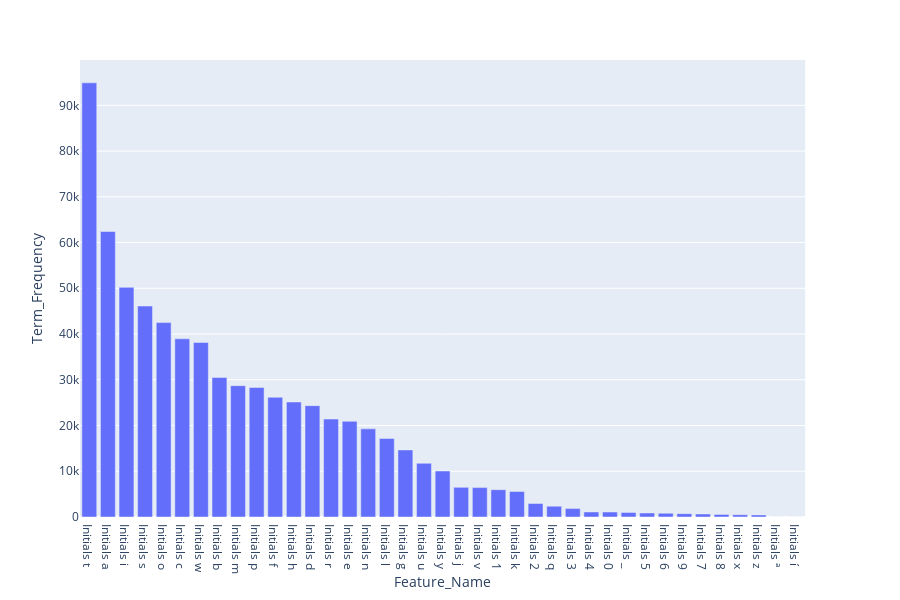

Notebook source saved alongside this figure:
### Markdown cell above
### 1.10 **Exercise 15 (take home):** 
Additionally, you can attempt to sort the terms on the `x-axis` by frequency instead of in alphabetical order. This way the visualization is more meaninfgul and you will be able to observe the so called [long tail](https://en.wikipedia.org/wiki/Long_tail) (get familiar with this term since it will appear a lot in data mining and other statistics courses). see picture below

![alt txt](https://upload.wikimedia.org/wikipedia/commons/thumb/8/8a/Long_tail.svg/1000px-Long_tail.svg.png)

### Code cell
# Answer here
# Sort the dictionary before plotting
sorted_x = sorted(dict_initials.items(), key=lambda kv: kv[1], reverse=True)
sorted_dict = collections.OrderedDict(sorted_x)
print(sorted_dict.keys())

# Plot
data_exe13 = {'Feature_Name': ["Initials " + i for i in sorted_dict.keys()],
             'Term_Frequency': list(sorted_dict.values())}

data_exe13 = pd.DataFrame(data_exe13, columns = ['Feature_Name', 'Term_Frequency'])

fig = px.bar(data_exe13, x='Feature_Name', \
            y='Term_Frequency')

# fig.update_layout(xaxis={'categoryorder':'array', 'categoryarray':['d','a','c','b']})

fig.show()

### Figure 1 — Plotly figure (JSON) as saved in the notebook; plotly's stock layout.template omitted (floating-point values rounded to 4 significant figures)
{"data": [{"alignmentgroup": "True", "hoverlabel": {"namelength": 0}, "hovertemplate": "Feature_Name=%{x}<br>Term_Frequency=%{y}", "legendgroup": "", "marker": {"color": "#636efa"}, "name": "", "offsetgroup": "", "orientation": "v", "showlegend": false, "textposition": "auto", "type": "bar", "x": ["Initials t", "Initials a", "Initials i", "Initials s", "Initials o", "Initials c", "Initials w", "Initials b", "Initials m", "Initials p", "Initials f", "Initials h", "Initials d", "Initials r", "Initials e", "Initials n", "Initials l", "Initials g", "Initials u", "Initials y", "Initials j", "Initials v", "Initials 1", "Initials k", "Initials 2", "Initials q", "Initials 3", "Initials 4", "Initials 0", "Initials _", "Initials 5", "Initials 6", "Initials 9", "Initials 7", "Initials 8", "Initials x", "Initials z", "Initials ª", "Initials í"], "xaxis": "x", "y": [94912, 62415, 50209, 46118, 42496, 38959, 38157, 30509, 28716, 28319, 26167, 25141, 24346, 21410, 20921, 19266, 17154, 14667, 11745, 10056, 6478, 6429, 5971, 5576, 2959, 2366, 1838, 1101, 1084, 1005, 876, 813, 734, 654, 571, 490, 449, 1, 1], "yaxis": "y"}], "layout": {"barmode": "relative", "height": 600, "legend": {"tracegroupgap": 0}, "margin": {"t": 60}, "xaxis": {"anchor": "y", "domain": [0, 0.98], "title": {"text": "Feature_Name"}}, "yaxis": {"anchor": "x", "domain": [0, 1], "title": {"text": "Term_Frequency"}}}}
